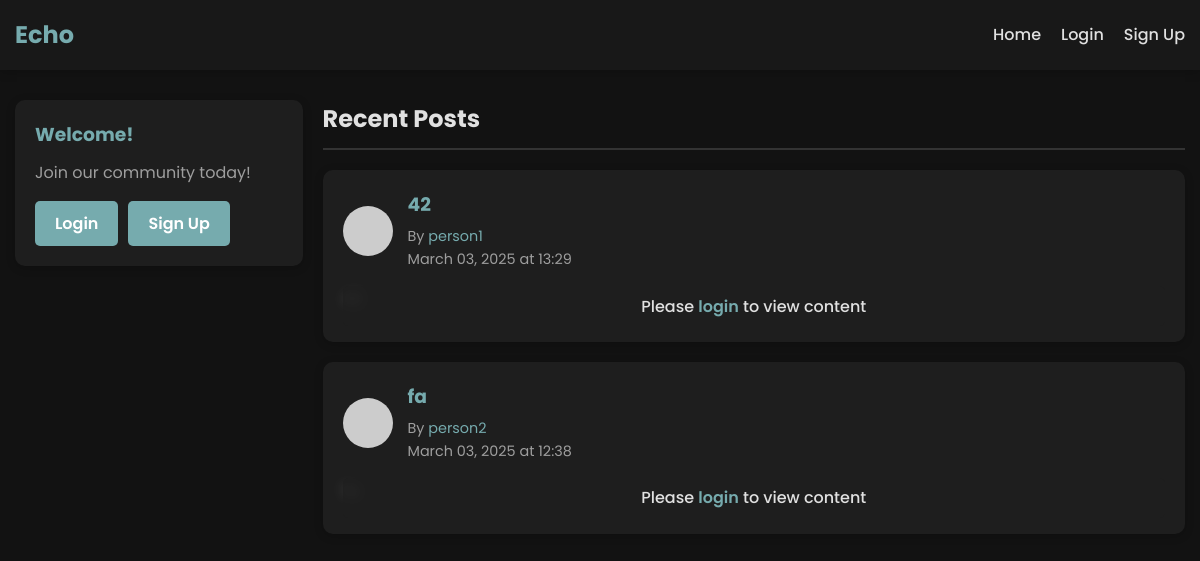
The page / on the database its author committed.
### app.py (models this page shows, shortened)
class Post(db.Model):
    id = db.Column(db.Integer, primary_key=True)
    title = db.Column(db.String(100), nullable=False)
    content = db.Column(db.Text, nullable=False)
    timestamp = db.Column(db.DateTime, default=datetime.utcnow)
    user_id = db.Column(db.Integer, db.ForeignKey('user.id'), nullable=False)
    likes = db.relationship('Like', backref='post', lazy='dynamic', cascade='all, delete-orphan')
    comments = db.relationship('Comment', backref='post', lazy='dynamic', cascade='all, delete-orphan')
    edited = db.Column(db.Boolean, default=False)
    edited_timestamp = db.Column(db.DateTime, nullable=True)

class User(UserMixin, db.Model):
    id = db.Column(db.Integer, primary_key=True)
    username = db.Column(db.String(80), unique=True, nullable=False)
    email = db.Column(db.String(120), unique=True, nullable=False)
    password_hash = db.Column(db.String(128), nullable=False)
    bio = db.Column(db.Text, default='')
    join_date = db.Column(db.DateTime, default=datetime.utcnow)
    posts = db.relationship('Post', backref='author', lazy=True)
    likes = db.relationship('Like', backref='user', lazy='dynamic', cascade='all, delete-orphan')
    friends = db.relationship('User',
                              secondary=friendship,
                              primaryjoin=(friendship.c.user_id == id),
                              secondaryjoin=(friendship.c.friend_id == id),
                              backref=db.backref('followed_by', lazy='dynamic'),
                              lazy='dynamic')

### app.py (the view)
@app.route('/')
def index():
    if current_user.is_authenticated:
        posts = current_user.friend_posts().all()
    else:
        posts = Post.query.order_by(Post.timestamp.desc()).limit(5).all()
    return render_template('index.html', posts=posts)

### templates/index.html (shortened to what this page needs)
{% extends 'base.html' %}
{% block content %}
<div class="home-container">
    <div class="sidebar">
        <div class="sidebar-section">
            <h3>Welcome{% if current_user.is_authenticated %}, {{ current_user.username }}{% endif %}!</h3>
            {% if current_user.is_authenticated %}
                <p>Share your thoughts with friends</p>
                <a href="{{ url_for('create_post') }}" class="btn btn-primary">Create New Post</a>
            {% else %}
                <p>Join our community today!</p>
                <div class="auth-buttons">
                    <a href="{{ url_for('login') }}" class="btn btn-primary">Login</a>
                    <a href="{{ url_for('signup') }}" class="btn btn-secondary">Sign Up</a>
                </div>
            {% endif %}
        </div>
    </div>
    <div class="main-content">
        <h2>{% if current_user.is_authenticated %}Your Newsfeed{% else %}Recent Posts{% endif %}</h2>
        {% if posts %}
            <div class="posts-container">
                {% for post in posts %}
                    <div class="post-card">
                        <div class="post-header">
                            <img src="https://ui-avatars.com/api/?name={{ post.author.username }}&background=random" alt="Profile" class="avatar">
                            <div class="post-info">
                                <h3><a href="{{ url_for('login') }}">{{ post.title }}</a></h3>
                                <p class="author">By <a href="{{ url_for('login') }}">{{ post.author.username }}</a></p>
                                <p class="date">{{ post.timestamp.strftime('%B %d, %Y at %H:%M') }}</p>
                            </div>
                        </div>
                        <div class="post-content {% if not current_user.is_authenticated %}blurred-content{% endif %}">
                            {% if current_user.is_authenticated %}
                                <p>{{ post.content[:200] }}{% if post.content|length > 200 %}...{% endif %}</p>
                                <a href="{{ url_for('post', post_id=post.id) }}" class="read-more">Read more</a>
                            {% else %}
                                <div class="login-overlay">
                                    <p>Please <a href="{{ url_for('login') }}">login</a> to view content</p>
                                </div>
                                <p class="hidden-content">{{ post.content[:200] }}{% if post.content|length > 200 %}...{% endif %}</p>
                            {% endif %}
                        </div>
                    </div>
                {% endfor %}
            </div>
        {% endif %}
    </div>
</div>
{% endblock %}

### static/css/style.css (style rules this page uses)
:root { --primary-color: #76ABAE; --primary-dark: #3286a0; --secondary-color: #76ABAE; --secondary-dark: #3286a0; --danger-color: #cf6679; --danger-dark: #b55a68; --text-color: #e0e0e0; --text-light: #9e9e9e; --background-color: #121212; --card-color: #1e1e1e; --border-color: #333333; --box-shadow: 0 2px 10px rgba(0, 0, 0, 0.2); --highlight-color: #2d2d2d; }
* { margin: 0; padding: 0; box-sizing: border-box; }
body { font-family: 'Poppins', sans-serif; line-height: 1.6; color: var(--text-color); background-color: var(--background-color); display: flex; flex-direction: column; min-height: 100vh; overflow-x: hidden; }
a { color: var(--primary-color); text-decoration: none; transition: color 0.3s; }
.btn { display: inline-block; padding: 10px 20px; border-radius: 5px; font-weight: 500; cursor: pointer; text-align: center; border: none; transition: background-color 0.3s, transform 0.2s; }
.btn-primary, .btn-secondary, .btn-danger { font-weight: 600; }
.btn-primary { background-color: var(--primary-color); color: white; }
.btn-secondary { background-color: var(--primary-color); color: white; }
.home-container { display: grid; grid-template-columns: 1fr 3fr; gap: 20px; margin: 30px 0; }
.sidebar { position: sticky; top: 90px; height: fit-content; }
.sidebar-section { background-color: var(--card-color); border-radius: 10px; padding: 20px; box-shadow: var(--box-shadow); margin-bottom: 20px; }
.sidebar-section h3 { margin-bottom: 10px; color: var(--primary-color); }
.sidebar-section p { margin-bottom: 15px; color: var(--text-light); }
.auth-buttons { display: flex; gap: 10px; }
.main-content h2 { margin-bottom: 20px; color: var(--text-color); border-bottom: 2px solid var(--border-color); padding-bottom: 10px; }
.posts-container { display: grid; gap: 20px; }
.post-card, .sidebar-section, .auth-card, .form-container, .post-detail, .user-card, .empty-state { background-color: var(--card-color); border-radius: 10px; box-shadow: var(--box-shadow); }
.post-card { padding: 20px; transition: transform 0.3s; }
.post-header { display: flex; align-items: center; margin-bottom: 15px; }
.avatar { width: 50px; height: 50px; border-radius: 50%; margin-right: 15px; }
.post-info h3 { margin-bottom: 5px; }
.author, .date, .post-info .author, .post-info .date, .user-info .join-date, .profile-info .join-date, .post-meta, .friends-container .user-info .join-date { font-size: 0.9rem; color: var(--text-light); }
.post-content p { margin-bottom: 10px; line-height: 1.6; }
.blurred-content { position: relative; }
.blurred-content .hidden-content { filter: blur(6px); user-select: none; color: var(--text-light); opacity: 0.5; pointer-events: none; }
.login-overlay { position: absolute; top: 0; left: 0; width: 100%; height: 100%; display: flex; align-items: center; justify-content: center; z-index: 1; background-color: rgba(30, 30, 30, 0.7); border-radius: 5px; padding: 20px; text-align: center; }
.login-overlay p { color: var(--text-color); font-weight: 500; margin: 0; }
.login-overlay a { color: var(--primary-color); font-weight: 600; transition: color 0.3s; }

### rows shown on the page
Post: title "42", author.username "person1", timestamp "March 03, 2025 at 13:29"
Post: title "fa", author.username "person2", timestamp "March 03, 2025 at 12:38"
